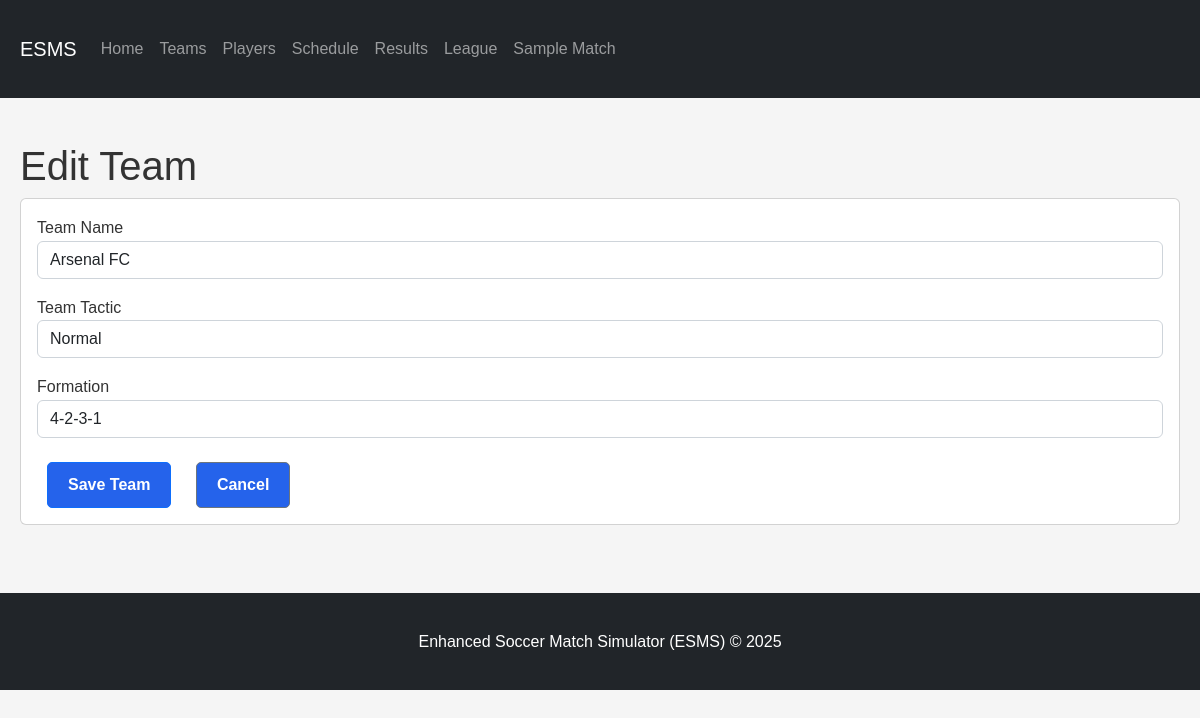
The page /team/2/edit on the database its author committed.
### esms/models/team.py (models this page shows, shortened)
class Team(db.Model):
    id = db.Column(db.Integer, primary_key=True)
    name = db.Column(db.String(100), nullable=False, unique=True)
    tactic = db.Column(db.String(1), default='N')  # N, A, D, P, C
    formation = db.Column(db.String(10), default='4-4-2')
    created_at = db.Column(db.DateTime, default=datetime.utcnow)

### esms/routes/team.py (the view, shortened to what this page needs)
@team_bp.route('/<int:team_id>/edit', methods=['GET', 'POST'])
def team_edit(team_id):
    team = Team.query.get_or_404(team_id)
    return render_template('team_form.html', team=team)

### app.py (called while the page is built)
@app.context_processor
def utility_processor():
    return dict(get_country_code=get_country_code)

### templates/team_form.html (shortened to what this page needs)
{% extends "base.html" %}
{% block content %}
<div class="container mt-4">
    <h1>{% if team %}Edit{% else %}Create{% endif %} Team</h1>
    <div class="card">
        <div class="card-body">
            <form method="post">
                <div class="form-group mb-3">
                    <label for="name">Team Name</label>
                    <input type="text" class="form-control" id="name" name="name" value="{{ team.name if team else '' }}" required>
                </div>
                <div class="form-group mb-3">
                    <label for="tactic">Team Tactic</label>
                    <select class="form-control" id="tactic" name="tactic">
                        <option value="N" {% if team and team.tactic == 'N' %}selected{% endif %}>Normal</option>
                    </select>
                </div>
                <div class="form-group mb-3">
                    <label for="formation">Formation</label>
                    <select class="form-control" id="formation" name="formation">
                        <option value="4-2-3-1" {% if team and team.formation == '4-2-3-1' %}selected{% endif %}>4-2-3-1</option>
                    </select>
                </div>
                <div class="mt-4">
                    <button type="submit" class="btn btn-primary">Save Team</button>
                    <a href="{{ url_for('teams') }}" class="btn btn-secondary">Cancel</a>
                </div>
            </form>
        </div>
    </div>
</div>
{% endblock %}

### static/style.css (style rules this page uses)
body { font-family: 'Arial', sans-serif; line-height: 1.6; color: #333; background-color: #f5f5f5; margin: 0; padding: 0; }
.container { max-width: 1200px; margin: 0 auto; padding: 20px; }
.btn { display: inline-block; padding: 10px 20px; background-color: #2563eb; color: white; text-decoration: none; border-radius: 5px; font-weight: bold; margin: 0 10px; transition: background-color 0.3s; }

### rows shown on the page
Team: name "Arsenal FC", tactic "Normal", formation "4-2-3-1"
